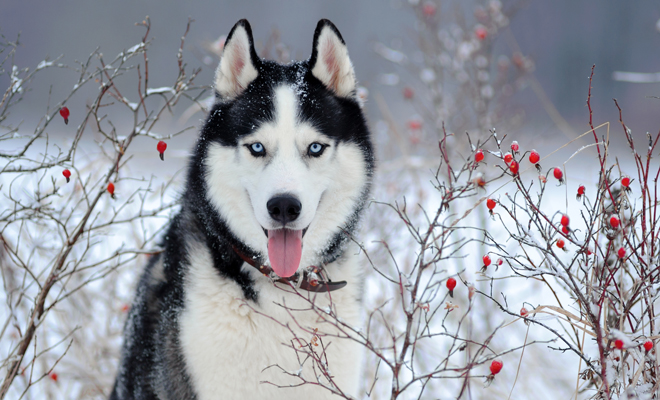
//> input picture Practicas/Practica 3/Hayde/Entrada/imagen1.jpg, 660 x 400 px
$ ./ejercicio3   (built with g++ and OpenCV 4)
//> lines starting //> are read from the running program, lines starting //| are printed output that depends on the picture
#include <opencv2/opencv.hpp>
#include <bits/stdc++.h>

using namespace cv;
using namespace std;

void Rotate(Mat imagen, Mat &salida, double angulo, double escala = 1){
	double w= imagen.size().width, h= imagen.size().height;
	double sa= sin(angulo*M_PI/180), ca= cos(angulo*M_PI/180);
	double cx= -w/2*ca-h/2*sa, cy= w/2*sa-h/2*ca;
	sa= fabs(sa);
	ca= fabs(ca);
	Size tam((w*ca+h*sa)*escala, (h*ca+w*sa)*escala);
	Mat M= getRotationMatrix2D(Point2f(0,0), angulo, escala);
	M.at<double>(0,2)= tam.width/2+cx*escala;
	M.at<double>(1,2)= tam.height/2+cy*escala;
	warpAffine(imagen, salida, M, tam);
}

int main(){
	Mat image = imread("imagen1.jpg");
//> image is the input picture: 400 rows x 660 cols, CV_8UC3; mean B, G, R 162.3, 153.9, 150.9
	if ( !image.data){
        return -1;
    }
    Mat destination;
    Rotate(image, destination, 25);
//> in Rotate, `warpAffine(imagen, salida, M, tam);`:
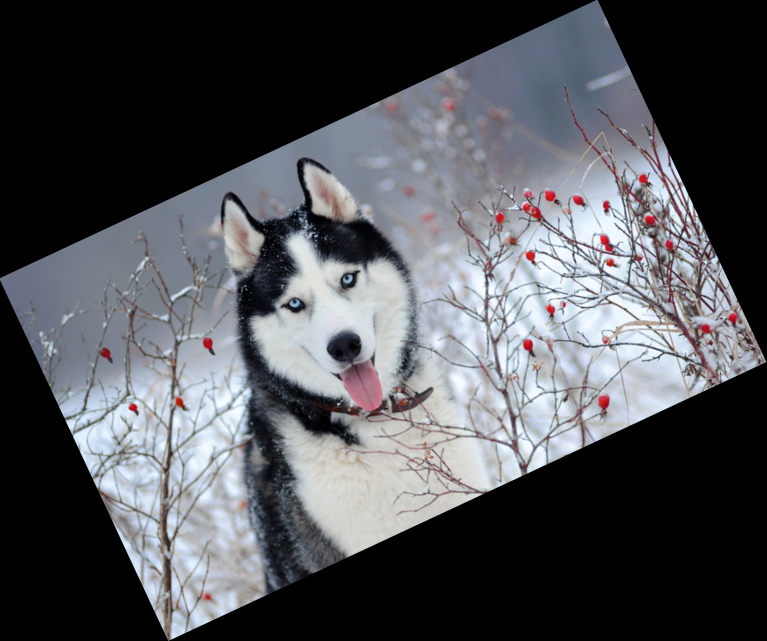
//> salida: 641 rows x 767 cols, CV_8UC3; mean B, G, R 87.2, 82.7, 81.1
    imwrite("3_Transformacion_RotarEscalar_25.jpg", destination);
    Rotate(image, destination, 50);
//> call 2 of Rotate, with angulo = 50, escala = 1
//> in Rotate (call 2), `warpAffine(imagen, salida, M, tam);`:
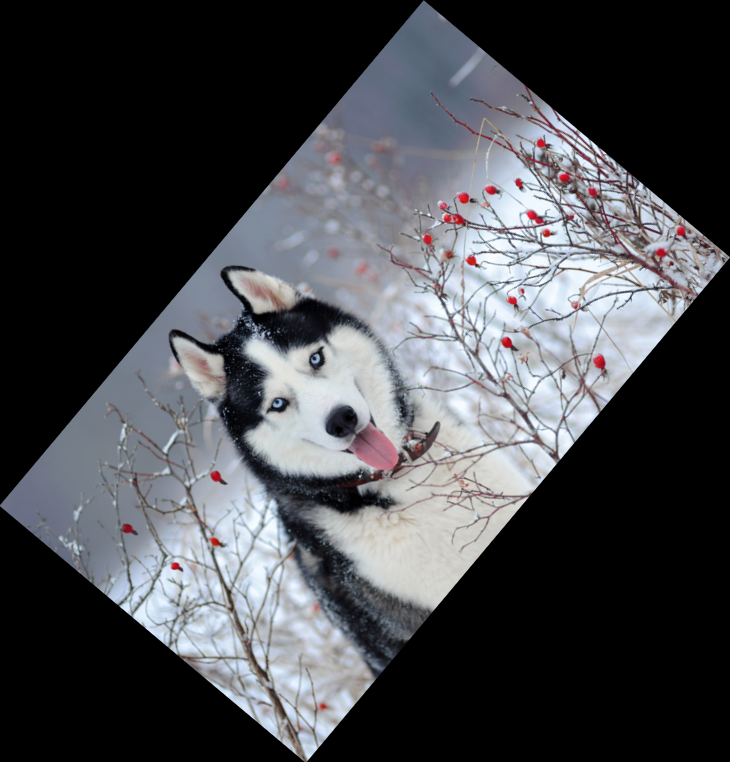
//> salida: 762 rows x 730 cols, CV_8UC3; mean B, G, R 77, 73.1, 71.6
    imwrite("3_Transformacion_RotarEscalar_50.jpg", destination);
    Rotate(image, destination, 75);
//> call 3 of Rotate, with angulo = 75, escala = 1
//> in Rotate (call 3), `warpAffine(imagen, salida, M, tam);`:
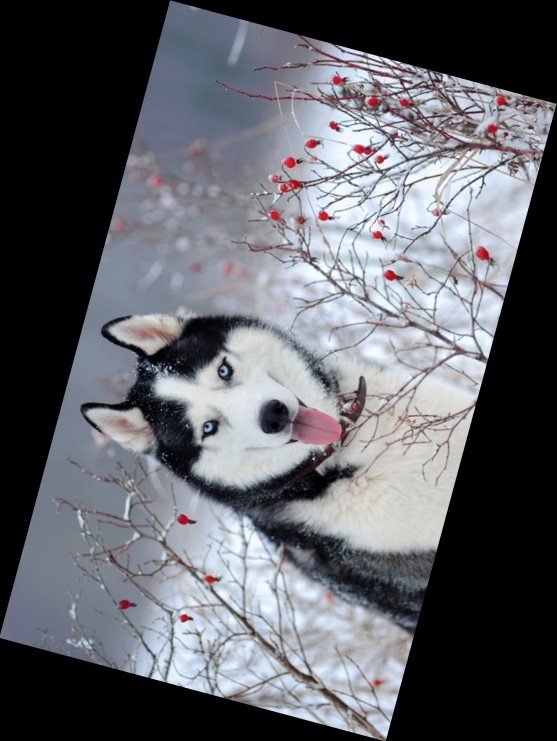
//> salida: 741 rows x 557 cols, CV_8UC3; mean B, G, R 103.8, 98.5, 96.6
    imwrite("3_Transformacion_RotarEscalar_75.jpg", destination);
    Rotate(image, destination, 100);
//> call 4 of Rotate, with angulo = 100, escala = 1
//> in Rotate (call 4), `warpAffine(imagen, salida, M, tam);`:
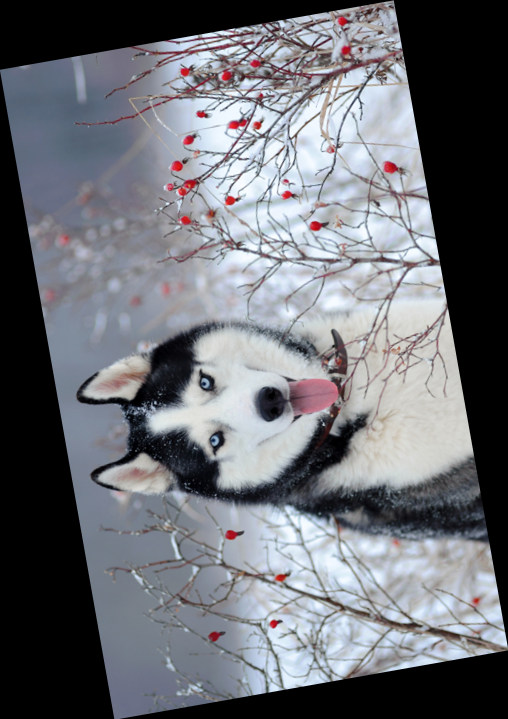
//> salida: 719 rows x 508 cols, CV_8UC3; mean B, G, R 117.3, 111.3, 109.1
    imwrite("3_Transformacion_RotarEscalar_100.jpg", destination);
    Rotate(image, destination, 125);
//> in Rotate (call 5), `warpAffine(imagen, salida, M, tam);`:
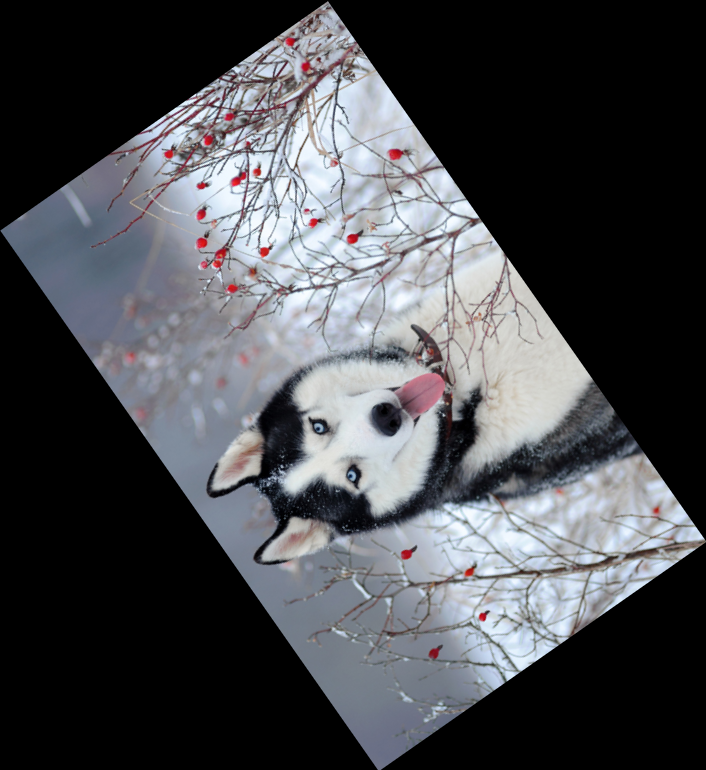
//> salida: 770 rows x 706 cols, CV_8UC3; mean B, G, R 78.8, 74.8, 73.3
    imwrite("3_Transformacion_RotarEscalar_125.jpg", destination);
    Rotate(image, destination, 150);
//> in Rotate (call 6), `warpAffine(imagen, salida, M, tam);`:
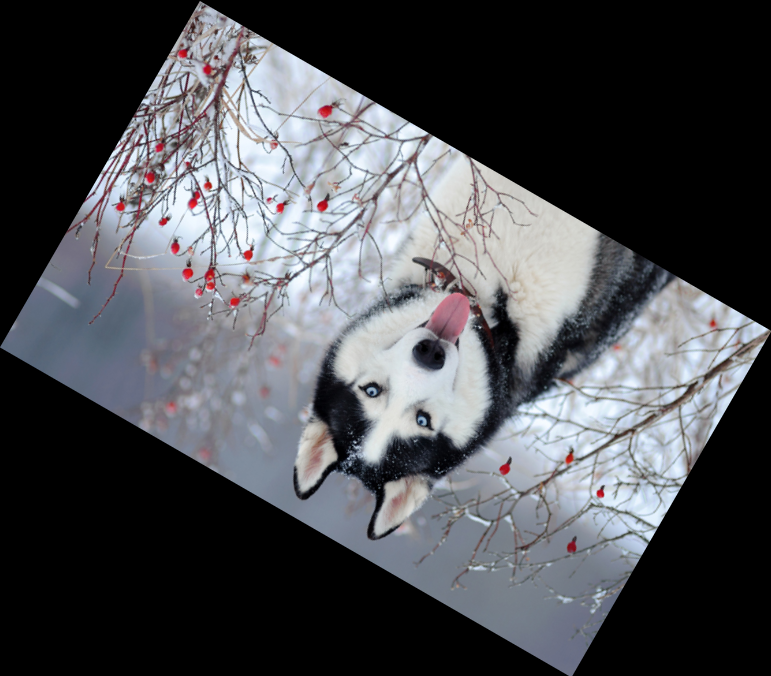
//> salida: 676 rows x 771 cols, CV_8UC3; mean B, G, R 82.2, 78, 76.5
    imwrite("3_Transformacion_RotarEscalar_150.jpg", destination);
  return 0;
}

$ run again, with Practicas/Practica 3/Hayde/Entrada/imagen2.jpg copied over Practicas/Practica 3/Hayde/Entrada/imagen1.jpg
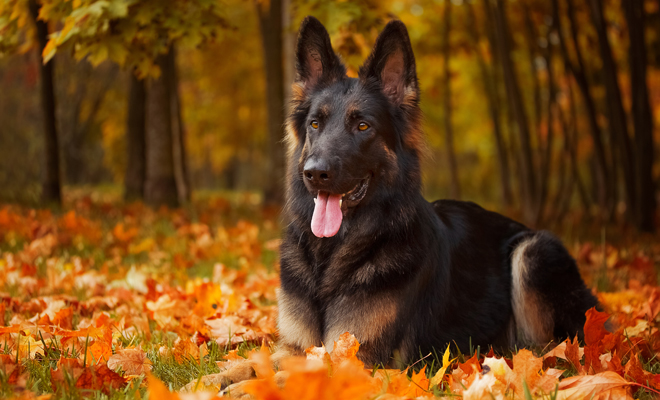
//> input picture Practicas/Practica 3/Hayde/Entrada/imagen2.jpg, 660 x 400 px
//> image is the input picture: 400 rows x 660 cols, CV_8UC3; mean B, G, R 22.4, 67.9, 111.4
//> salida: 762 rows x 730 cols, CV_8UC3
//> salida: 741 rows x 557 cols, CV_8UC3
//> salida: 719 rows x 508 cols, CV_8UC3
//> in Rotate (call 5), `warpAffine(imagen, salida, M, tam);`:
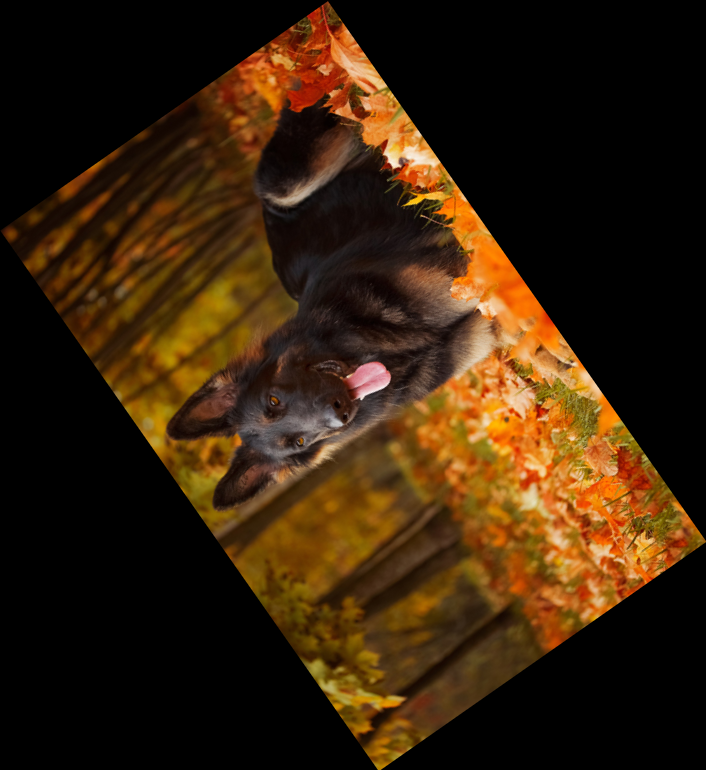
//> salida: 770 rows x 706 cols, CV_8UC3; mean B, G, R 10.9, 33, 54.1
//> in Rotate (call 6), `warpAffine(imagen, salida, M, tam);`:
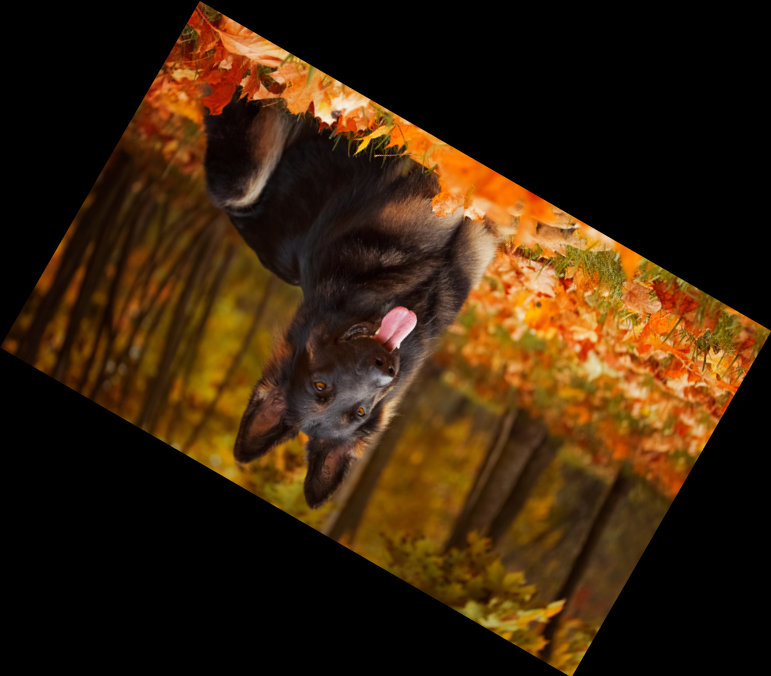
//> salida: 676 rows x 771 cols, CV_8UC3; mean B, G, R 11.3, 34.4, 56.4
